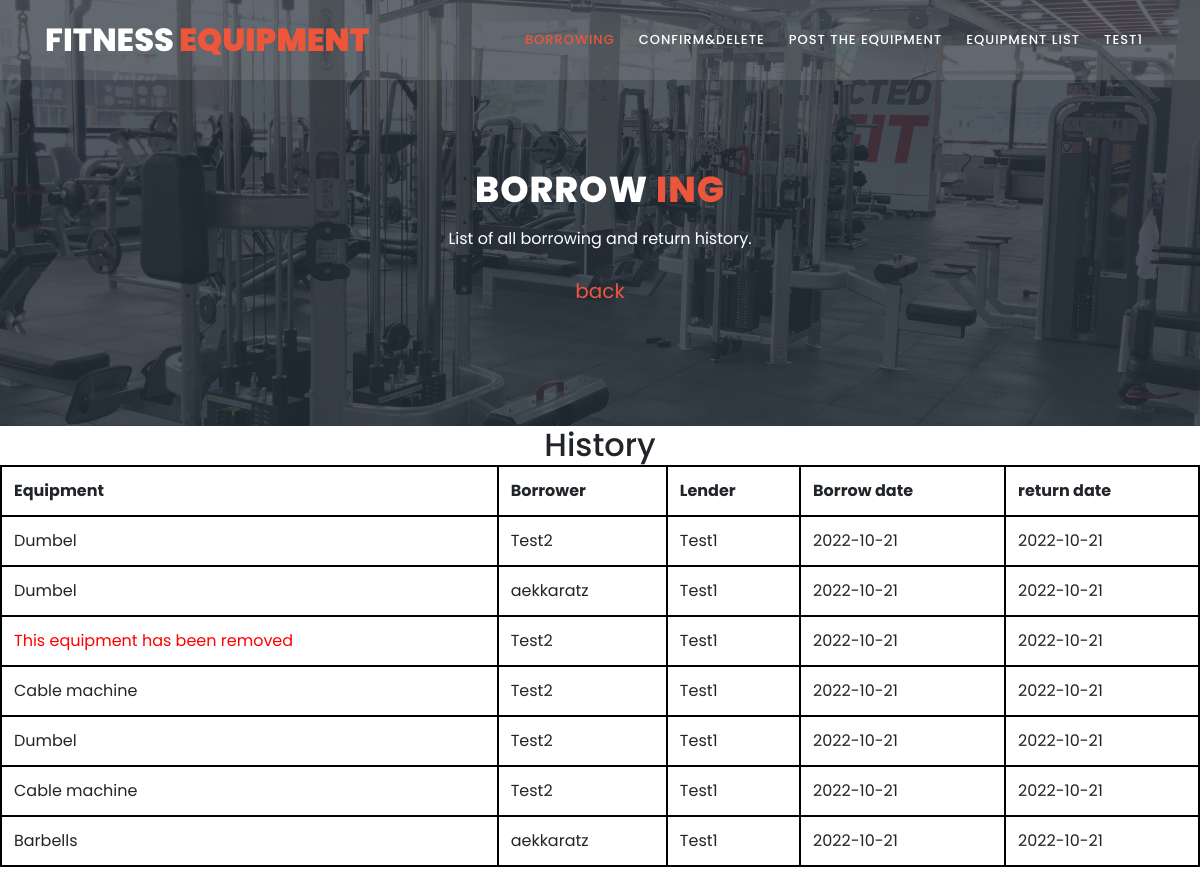
The app's page /History.php (signed in) with its own data.
### tables this page shows
CREATE TABLE `borrowing` (
  `borrowID` varchar(4) NOT NULL,
  `equipmentID` varchar(4) NOT NULL,
  `userborrowID` varchar(4) NOT NULL,
  `lenderID` varchar(4) NOT NULL,
  `Duration` int(30) NOT NULL,
  `borroweddate` date NOT NULL,
  `datereturn` date DEFAULT NULL
);

CREATE TABLE `fitnessequipment` (
  `equipmentID` varchar(30) NOT NULL,
  `equipmentName` text NOT NULL,
  `typeID` varchar(4) NOT NULL,
  `Information` text NOT NULL,
  `Borrower` varchar(4) NOT NULL,
  `status` int(1) NOT NULL,
  `numberoftime` int(200) NOT NULL
);

CREATE TABLE `user` (
  `ID` varchar(4) NOT NULL,
  `Username` text NOT NULL,
  `Password` varchar(20) NOT NULL,
  `Email` text NOT NULL,
  `Phone` varchar(10) NOT NULL
);

### History.php (the view, shortened to what this page needs)
<?php
include 'connectDB.php';
 ?>
<!DOCTYPE html>
<html lang="en" dir="ltr">
  <head>
    <link rel="stylesheet" type="text/css" href="assets/css/bootstrap.min.css">
    <link rel="stylesheet" type="text/css" href="assets/css/font-awesome.css">
    <link rel="stylesheet" href="assets/css/style.css">
  </head>
  <body>
    <header class="header-area header-sticky">
        <div class="container">
            <div class="row">
                <div class="col-12">
                    <nav class="main-nav">
                        <a href="main.php" class="logo">fitness<em> equipment</em></a>
                        <ul class="nav">
                            <li><a href='History.php'class="active">Borrowing</a></li>
                            <li><a href="confirm.php">Confirm&Delete</a></li>
                            <li><a href='Equipment.php'>Post the Equipment</a></li>
                            <li><a href="main.php" >Equipment List</a></li>
                            <li><a href='Profile.php'><?php echo $_SESSION['Username']; ?></a></li>
                        </ul>
                    </nav>
                </div>
            </div>
        </div>
    </header>
    <section class="section section-bg" id="call-to-action" style="background-image: url(assets/images/banner-image-1-1920x500.jpg)">
        <div class="container">
            <div class="row">
                <div class="col-lg-10 offset-lg-1">
                    <div class="cta-content">
                        <br>
                        <br>
                        <h2>BORROw<em> ING</em></h2>
                        <p>List of all borrowing and return history.</p>
                        <a href="main.php" style="font-size:20px;">back</a>
                    </div>
                </div>
            </div>
        </div>
    </section>
    <?php
    $sql = "SELECT * FROM borrowing inner join user on borrowing.userborrowID=user.ID WHERE userborrowID ='".$_SESSION['index']."' OR lenderID='".$_SESSION['index']."'";
    $re = mysqli_query($conn,$sql);
    $numrow = mysqli_num_rows($re);
     ?>
    <h2 class="head">History</h2>
    <table class="table">
      <tr>
        <th>Equipment</th><th>Borrower</th><th>Lender</th><th>Borrow date</th><th>return date</th>
      </tr>
      <?php
      if($numrow==0){
        echo "<tr>";
        echo "<td colspan='5' >Don't have item.</td>";
        echo "</tr>";
      }else {
        while($data = mysqli_fetch_assoc($re)){
          echo "<tr>";
          $eq = $data['equipmentID'];
          $sqll = "SELECT * FROM fitnessequipment WHERE equipmentID='".$eq."'";
          $reeq = mysqli_query($conn,$sqll);
          $numeq = mysqli_num_rows($reeq);
          $k = "SELECT * FROM borrowing inner join user on borrowing.lenderID = user.ID WHERE equipmentID='".$data['equipmentID']."'";
          $rek = mysqli_query($conn,$k);
          $datak = mysqli_fetch_assoc($rek);
          if($numeq==0){
          echo "<td><span style='color:red'>This equipment has been removed</span></td> <td>".$data['Username']."</td> <td>".$datak['Username']."</td>  <td>".$data['borroweddate']."</td> <td>".$data['datereturn']."</td>";
        }else{
            $sql4 = "SELECT * FROM fitnessequipment  inner join user on fitnessequipment.Borrower=user.ID WHERE equipmentID='".$data['equipmentID']."'";
            $ree = mysqli_query($conn,$sql4);
            $da = mysqli_fetch_assoc($ree);
            if($data['userborrowID']==$_SESSION['index']){
              echo "<td><a href='?p=".$data['lenderID']."'>";
            }else {
              echo "<td><a>";
            }
            echo "".$da['equipmentName']."</a></td> <td>".$data['Username']."</td> <td>".$da['Username']."</td>  <td>".$data['borroweddate']."</td> <td>".$data['datereturn']."</td>";
        }
          echo "</tr>";
        }
      }
       ?>
    </table><br>
     <br><br>
  </body>
</html>

### assets/css/style.css (style rules this page uses)
html, body, div, span, applet, object, iframe, h1, h2, h3, h4, h5, h6, p, blockquote, div pre, a, abbr, acronym, address, big, cite, code, del, dfn, em, font, img, ins, kbd, q, s, samp, small, strike, strong, sub, sup, tt, var, b, u, i, center, dl, dt, dd, ol, ul, li, figure, header, nav, section, article, aside, footer, figcaption { margin: 0; padding: 0; border: 0; outline: 0; }
ul, li { padding: 0; margin: 0; list-style: none; }
header, nav, section, article, aside, footer, hgroup { display: block; }
* { box-sizing: border-box; }
html, body { font-family: 'Poppins', sans-serif; font-weight: 400; background-color: #fff; font-size: 16px; -ms-text-size-adjust: 100%; -webkit-font-smoothing: antialiased; -moz-osx-font-smoothing: grayscale; }
a { text-decoration: none !important; }
h1, h2, h3, h4, h5, h6 { margin-top: 0px; margin-bottom: 0px; }
ul { margin-bottom: 0px; }
p { font-size: 14px; line-height: 25px; color: #7a7a7a; }
html, body { background: #fff; font-family: 'Poppins', sans-serif; }
.header-area { position: absolute; top: 0px; left: 0px; right: 0px; z-index: 100; height: 80px; background: rgba(250,250,250,0.1); -webkit-transition: all .5s ease 0s; -moz-transition: all .5s ease 0s; -o-transition: all .5s ease 0s; transition: all .5s ease 0s; }
.header-area .main-nav { min-height: 80px; background: transparent; }
.header-area .main-nav .logo { line-height: 80px; color: #fff; font-size: 32px; font-weight: 800; text-transform: uppercase; float: left; -webkit-transition: all 0.3s ease 0s; -moz-transition: all 0.3s ease 0s; -o-transition: all 0.3s ease 0s; transition: all 0.3s ease 0s; }
.header-area .main-nav .logo em { font-style: normal; color: #ed563b; font-weight: 900; }
.header-area .main-nav .nav { float: right; margin-top: 27px; margin-right: 0px; background-color: transparent; -webkit-transition: all 0.3s ease 0s; -moz-transition: all 0.3s ease 0s; -o-transition: all 0.3s ease 0s; transition: all 0.3s ease 0s; position: relative; z-index: 999; }
.header-area .main-nav .nav li { padding-left: 20px; padding-right: 20px; }
.header-area .main-nav .nav li a { display: block; font-weight: 500; font-size: 13px; color: #7a7a7a; text-transform: uppercase; -webkit-transition: all 0.3s ease 0s; -moz-transition: all 0.3s ease 0s; -o-transition: all 0.3s ease 0s; transition: all 0.3s ease 0s; height: 40px; line-height: 40px; border: transparent; letter-spacing: 1px; }
.header-area .main-nav .nav li a { color: #fff; }
.header-area .main-nav .nav li:hover > a, .header-area .main-nav .nav li > a.active { color: #ed563b!important; opacity: 1; }
.header-area.header-sticky { min-height: 80px; }
.header-area.header-sticky .nav { margin-top: 20px !important; }
.header-area.header-sticky .nav li a.active { color: #ed563b; }
@media (max-width: 1200px) { .header-area .main-nav .nav li { padding-left: 12px; padding-right: 12px; } }
@media (max-width: 1200px) { .header-area .main-nav:before { display: none; } }
@media (min-width: 767px) { .header-area .main-nav .nav { display: flex !important; } }
#call-to-action { padding: 120px 0px; background-image: url(../images/cta-bg.jpg); background-position: center center; background-repeat: no-repeat; background-size: cover; text-align: center; }
.cta-content h2 { font-size: 36px; text-transform: uppercase; font-weight: 800; color: #fff; letter-spacing: 1px; }
.cta-content h2 em { font-style: normal; color: #ed563b; }
.cta-content p { font-size: 16px; color: #fff; margin: 15px 0px 25px 0px; }
.section-bg { background-position: center center; background-repeat: no-repeat; background-size: cover; position: relative; }
.section-bg:before { content:''; position: absolute; top: 0; left: 0; width: 100%; height: 100%; background-color: rgba(35,45,57,0.8); }
.section-bg > form, .section-bg .container { position: relative; z-index: 2 }
a { color: #ed563b; }

### History.php (style rules this page uses)
table,th,td { border: 2px solid black; }
.table { margin: auto; }
.head { text-align: center; }

### records on screen
borrowing: equipmentID.equipmentName "Dumbel", user.Username "Test2", user.Username "Test1", borroweddate "2022-10-21", datereturn "2022-10-21"
borrowing: equipmentID.equipmentName "Dumbel", user.Username "aekkaratz", user.Username "Test1", borroweddate "2022-10-21", datereturn "2022-10-21"
borrowing: user.Username "Test2", user.Username "Test1", borroweddate "2022-10-21", datereturn "2022-10-21"
borrowing: equipmentID.equipmentName "Cable machine", user.Username "Test2", user.Username "Test1", borroweddate "2022-10-21", datereturn "2022-10-21"
borrowing: equipmentID.equipmentName "Dumbel", user.Username "Test2", user.Username "Test1", borroweddate "2022-10-21", datereturn "2022-10-21"
borrowing: equipmentID.equipmentName "Cable machine", user.Username "Test2", user.Username "Test1", borroweddate "2022-10-21", datereturn "2022-10-21"
borrowing: equipmentID.equipmentName "Barbells", user.Username "aekkaratz", user.Username "Test1", borroweddate "2022-10-21", datereturn "2022-10-21"

### other values on screen
$_SESSION['Username'] "TEST1"
